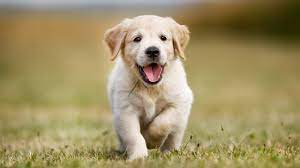
#> input picture week3-coding-exercise/2202775/dog.jfif, 300 x 168 px, found by its file name
$ jupyter execute 'LauYeongWei_Week 4_activity.ipynb'
#> lines starting #> are read from the running program, lines starting #| are printed output that depends on the picture; after the words box and inside, x2 and y2 are one past the last pixel; in counts of white or black regions, pixels touching at a corner belong together
## Q1

[cell 1]
import numpy as np
import matplotlib.pyplot as plt

# Define dimensions
width, height = 256, 256

# Generate random noise for color image (3 channels: RGB)
color_noise = np.random.rand(height, width, 3)

# Generate random noise for grayscale image (1 channel)
grayscale_noise = np.random.rand(height, width)

# Plot the images
plt.figure(figsize=(10, 5))

# Color image
plt.subplot(1, 2, 1)
plt.imshow(color_noise)
plt.title('Random Noise Color Image')
plt.axis('off')

# Grayscale image
plt.subplot(1, 2, 2)
plt.imshow(grayscale_noise, cmap='gray')
plt.title('Random Noise Grayscale Image')
plt.axis('off')

plt.show()
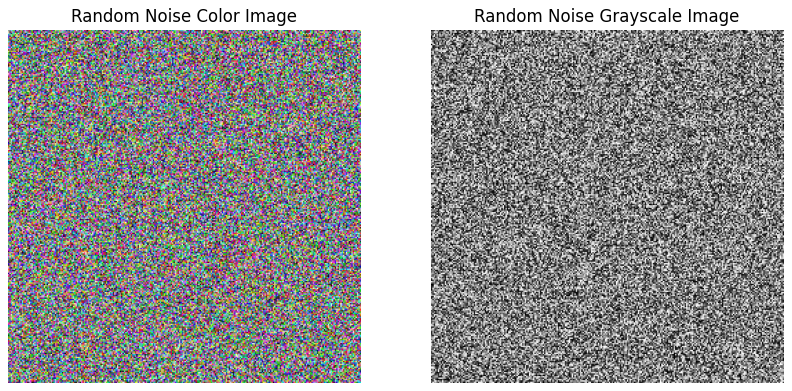
#> figure drawn by matplotlib, 2 panels
#> further down, img is the input picture: shape (168, 300, 3); mean B, G, R 101.4, 145.2, 160.5

## Q2

[cell 2]
import cv2
import numpy as np
import matplotlib.pyplot as plt

def crop_grid(img, num_horizontal_grid, num_vertical_grid, line_color):
    """
    Divide an image into smaller patches using cropping and draw grid lines.

    Parameters:
        img (numpy.ndarray): The source image.
        num_horizontal_grid (int): Number of patches along the x-axis.
        num_vertical_grid (int): Number of patches along the y-axis.
        line_color (tuple): Color of the grid line in BGR format (e.g., (255, 0, 0) for blue).

    Returns:
        numpy.ndarray: Image with grid lines.
    """
#> called with num_horizontal_grid = 4, num_vertical_grid = 4, line_color = (255, 0, 0)
    img_copy = img.copy()
    height, width = img_copy.shape[:2]
#> height = 168; width = 300

    # Calculate the size of each patch
    patch_width = width // num_horizontal_grid
#> patch_width = 75
    patch_height = height // num_vertical_grid
#> patch_height = 42

    # Draw vertical grid lines
    for i in range(1, num_horizontal_grid):
        x = i * patch_width
        cv2.line(img_copy, (x, 0), (x, height), line_color, 1)
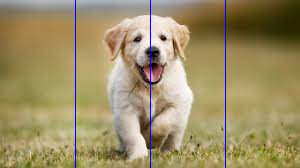
#> img_copy: shape (168, 300, 3); 1% of pixels changed, all inside (x1, y1, x2, y2) = (75, 0, 226, 168)

    # Draw horizontal grid lines
    for i in range(1, num_vertical_grid):
        y = i * patch_height
        cv2.line(img_copy, (0, y), (width, y), line_color, 1)
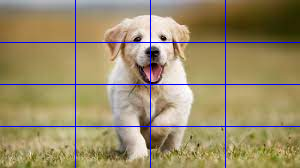
#> img_copy: shape (168, 300, 3); 1.77% of pixels changed, all inside (x1, y1, x2, y2) = (0, 42, 300, 127)

    return img_copy

# Load the specified image
img = cv2.imread("Downloads/images/images/dog.jfif")

# Define grid parameters
num_horizontal_grid = 4
num_vertical_grid = 4
line_color = (255, 0, 0)  # Blue color in BGR

# Apply the crop_grid function
output_img_with_grid = crop_grid(img, num_horizontal_grid, num_vertical_grid, line_color)

# Display the image with grid
plt.imshow(cv2.cvtColor(output_img_with_grid, cv2.COLOR_BGR2RGB))
plt.title('Image with Grid')
plt.axis('off')
plt.show()

## Q3

[cell 3]
import cv2
import numpy as np
import matplotlib.pyplot as plt

def change_brightness_opencv(image, value):
#> called with value = 50
    hsv = cv2.cvtColor(image, cv2.COLOR_BGR2HSV)
#> hsv: shape (168, 300, 3); mean H, S, V 25.4, 103.1, 160.7

    hsv[:, :, 2] = cv2.add(hsv[:, :, 2], value)
#> hsv: shape (168, 300, 3); mean H, S, V 25.4, 103.1, 208.6

    bright_image = cv2.cvtColor(hsv, cv2.COLOR_HSV2BGR)
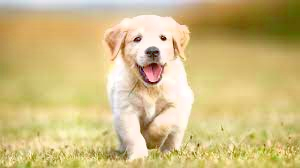
#> bright_image: shape (168, 300, 3); mean B, G, R 129, 187.7, 208.3
    return bright_image

img = cv2.imread("Downloads/images/images/dog.jfif")

bright_img = change_brightness_opencv(img, 50)


plt.figure(figsize=(10, 5))

plt.subplot(1, 2, 1)
plt.imshow(cv2.cvtColor(img, cv2.COLOR_BGR2RGB))
plt.title('Original Image')
plt.axis('off')

plt.subplot(1, 2, 2)
plt.imshow(cv2.cvtColor(bright_img, cv2.COLOR_BGR2RGB))
plt.title('Brightness Increased')
plt.axis('off')

plt.show()
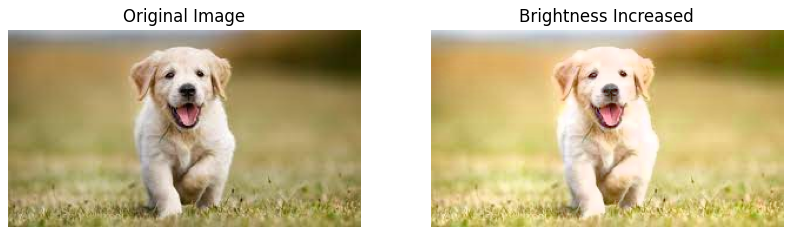
#> figure drawn by matplotlib, 2 panels

$ run again, with week3-coding-exercise/2202775/color_image1.jpg saved as week3-coding-exercise/2202775/dog.jfif
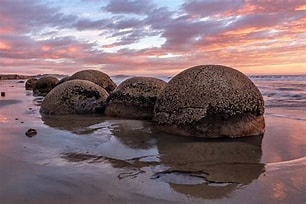
#> input picture week3-coding-exercise/2202775/color_image1.jpg, 306 x 204 px, found by its file name
#> img is the input picture: shape (204, 306, 3); mean B, G, R 114.2, 107.6, 129.6
#> after the loop in crop_grid, `for i in range(1, num_vertical_grid):`:
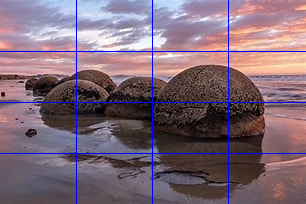
#> img_copy: shape (204, 306, 3); mean B, G, R 117.8, 105.1, 126.6
#> `plt.show()`:
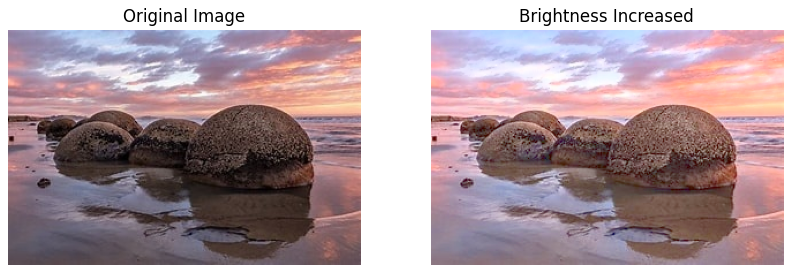
#> figure drawn by matplotlib, 2 panels

$ run again, with week3-coding-exercise/2202775/color_image2.jpg saved as week3-coding-exercise/2202775/dog.jfif
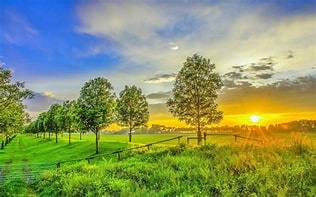
#> input picture week3-coding-exercise/2202775/color_image2.jpg, 316 x 197 px, found by its file name
#> img is the input picture: shape (197, 316, 3); mean B, G, R 101.7, 150.1, 136.6
#> after the loop in crop_grid, `for i in range(1, num_vertical_grid):`:
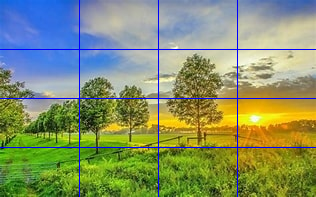
#> img_copy: shape (197, 316, 3); mean B, G, R 105.5, 146.4, 133
#> `plt.show()`:
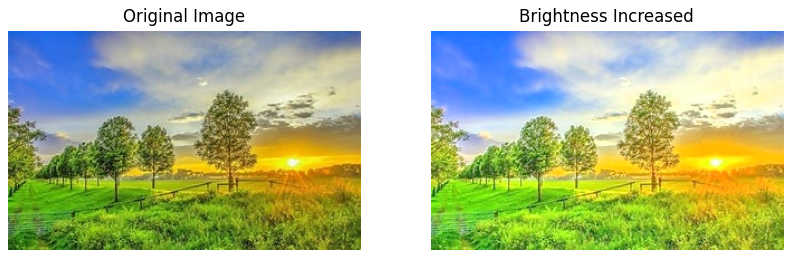
#> figure drawn by matplotlib, 2 panels
